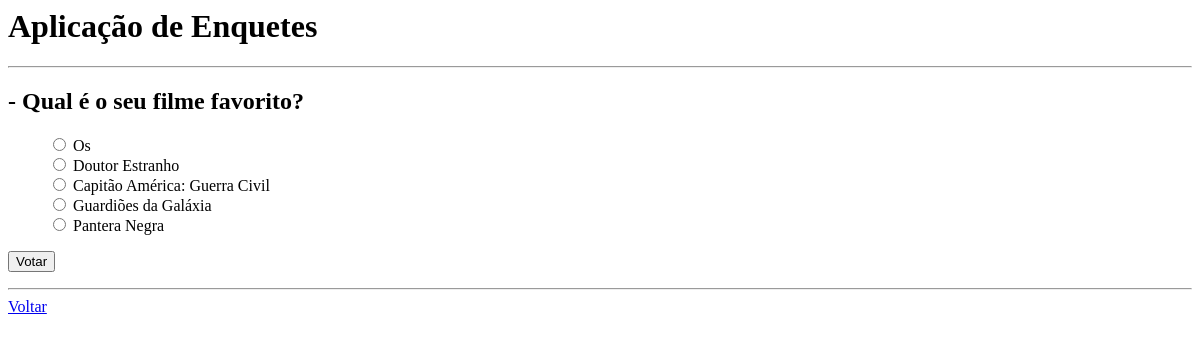
Page /polls/2/ on the earlier database version.
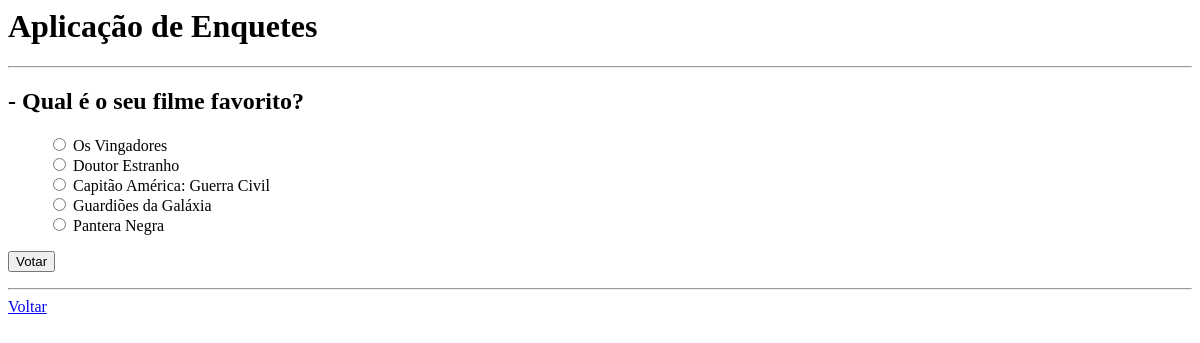
Same page on the later database version.
### polls/models.py (models this page shows, shortened)
class Alternativa(models.Model):
    pergunta = models.ForeignKey(Pergunta, on_delete = models.CASCADE)
    alternativa_texto = models.CharField(max_length = 200)
    votos = models.IntegerField(default = 0)

### polls/views.py (the view)
# urls.py: path('<int:pk>/', views.DetalhesView.as_view(), name='detalhes'),
class DetalhesView(View):
    def get(self, request, *args, **kwargs):
        pergunta = get_object_or_404(Pergunta, pk = kwargs['pk'])
        return render(request, 'polls/detalhes.html', {'pergunta': pergunta})

### polls/templates/polls/detalhes.html (shortened to what this page needs)
<html>
    <head>
    </head>
    <body>
        <h1>Aplicação de Enquetes</h1>
        <hr>
        <h2>{{ pergunta_id }} - {{ pergunta.pergunta_texto }}</h2>
        <form action="{% url 'polls:votos' pergunta.id %}" method="post">
        <ul>
            {% for alternativa in pergunta.alternativa_set.all %}
                <input type="radio" name="alternativa" value="{{ alternativa.id }}" id="alternativa{{ forloop.counter }}">
                <label for="alternativa{{ forloop.counter }}">{{ alternativa.alternativa_texto }}</label>
                <br>
            {% endfor %}
        </ul>
        <input type="submit" value="Votar">
        </form>
        <hr/>
        <a href="{% url 'polls:index' %}">Voltar</a>
    </body>
</html>

Differences in the rows shown:
changed Alternativa: alternativa "☐ Os" → "☐ Os Vingadores"; alternativa_texto "Os" → "Os Vingadores"
